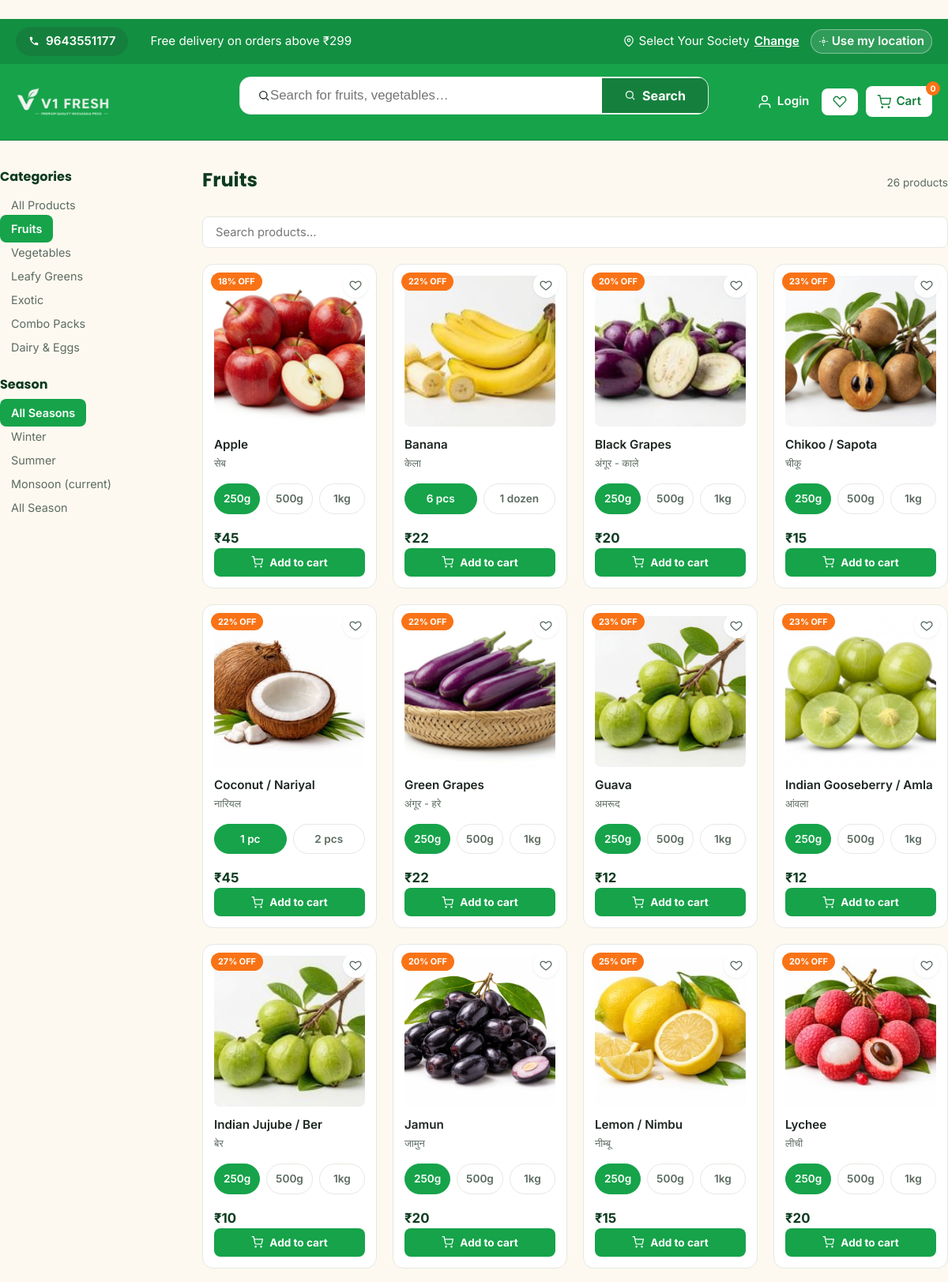
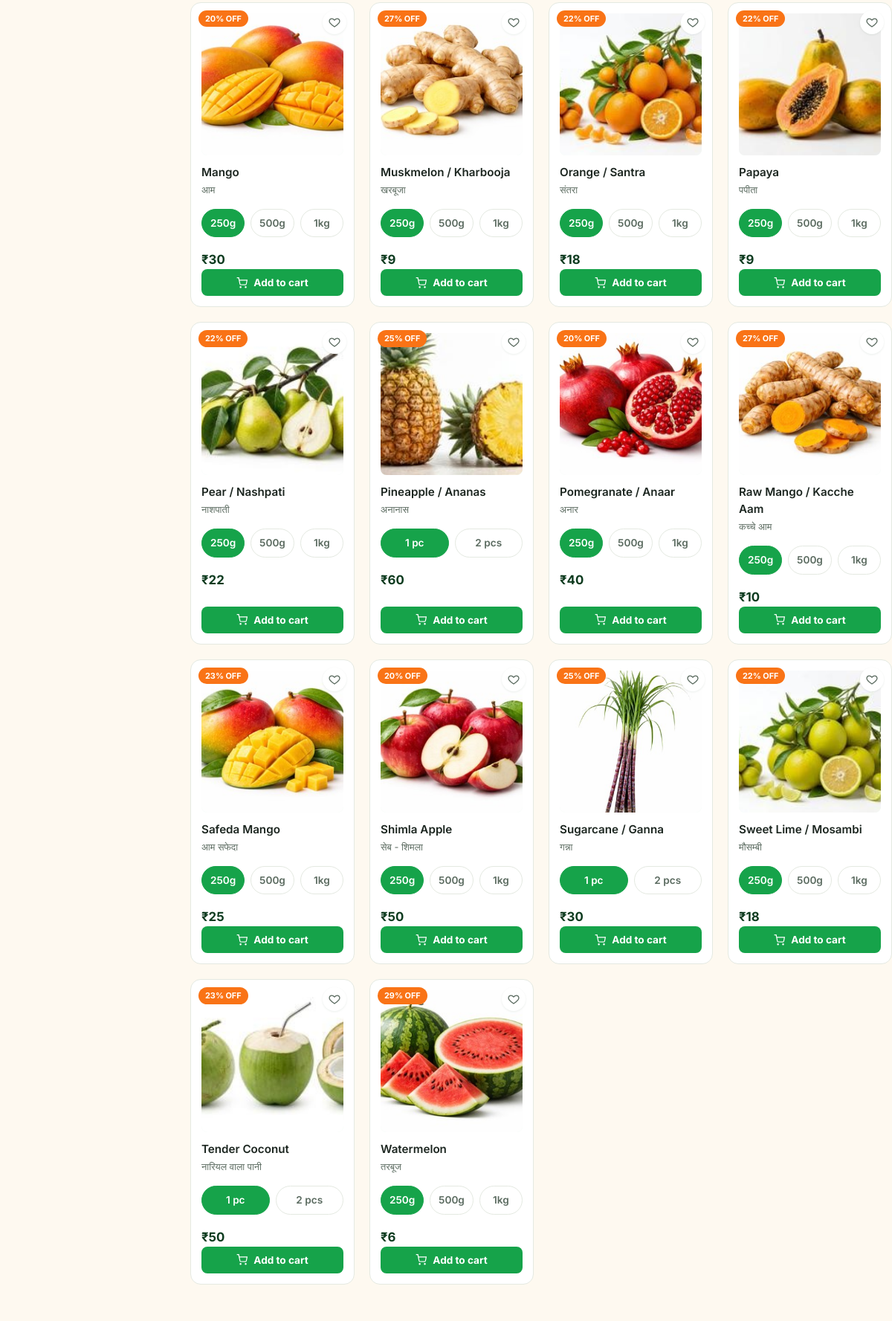
Page /products/?category=fruits (upper part) on the committed database (2 pictures, top to bottom).
### models.py (models this page shows, shortened)
class Category(db.Model):
    __tablename__ = "categories"
    id = db.Column(db.Integer, primary_key=True)
    name = db.Column(db.String(80), nullable=False)
    slug = db.Column(db.String(80), unique=True, nullable=False)
    image = db.Column(db.String(255), nullable=False, default="")
    sort_order = db.Column(db.Integer, default=0)
    products = db.relationship("Product", backref="category", lazy=True)

class Product(db.Model):
    __tablename__ = "products"
    id = db.Column(db.Integer, primary_key=True)
    name = db.Column(db.String(120), nullable=False)
    slug = db.Column(db.String(120), unique=True, nullable=False)
    category_id = db.Column(db.Integer, db.ForeignKey("categories.id"), nullable=False)
    price = db.Column(db.Float, nullable=False)           # current selling price
    mrp = db.Column(db.Float, nullable=True)               # original/strike-through price
    unit = db.Column(db.String(30), nullable=False, default="kg")  # kg, dozen, piece, bunch, gram
    image = db.Column(db.String(255), nullable=False, default="")
    description = db.Column(db.Text, nullable=True)
    stock = db.Column(db.Integer, nullable=False, default=100)
    is_featured = db.Column(db.Boolean, default=False)
    is_organic = db.Column(db.Boolean, default=False)
    season = db.Column(db.String(20), nullable=False, default="all-season")  # winter, summer, monsoon, all-season
    rating = db.Column(db.Float, default=4.5)
    created_at = db.Column(db.DateTime, default=datetime.utcnow)
    @property
    def discount_percent(self):
        if self.mrp and self.mrp > self.price:
            return round(((self.mrp - self.price) / self.mrp) * 100)
        return 0
    @property
    def in_stock(self):
        return self.stock > 0

### routes/products.py (the view)
@products_bp.route("/")
def listing():
    category_slug = request.args.get("category")
    search_query = request.args.get("q", "").strip()
    season_filter = request.args.get("season")
    query = Product.query
    active_category = None
    if category_slug:
        active_category = Category.query.filter_by(slug=category_slug).first()
        if active_category:
            query = query.filter_by(category_id=active_category.id)
    if search_query:
        query = query.filter(Product.name.ilike(f"%{search_query}%"))
    if season_filter and season_filter != "all":
        query = query.filter_by(season=season_filter)
    products = query.order_by(Product.name).all()
    categories = Category.query.order_by(Category.sort_order).all()
    return render_template(
        "products/listing.html",
        products=products,
        categories=categories,
        active_category=active_category,
        active_season=season_filter,
        current_season=current_season(),
    )

### models.py (called while the page is built)
def weight_options_for(unit, detail=False):
    if detail and unit in DETAIL_WEIGHT_OPTIONS:
        return DETAIL_WEIGHT_OPTIONS[unit]
    return WEIGHT_OPTIONS.get(unit, [(unit, 1.0)])

def current_season():
    month = datetime.utcnow().month
    if month in (11, 12, 1, 2):
        return "winter"
    elif month in (3, 4, 5, 6):
        return "summer"
    else:
        return "monsoon"

### templates/products/listing.html (shortened to what this page needs)
﻿{% extends "base.html" %}
{% block content %}
<section class="listing-page container">
    <div class="listing-layout">
        <aside class="listing-sidebar">
            <h3>Categories</h3>
            <ul class="sidebar-cat-list">
                <li><a href="{{ url_for('products.listing') }}" class="{{ 'active' if not active_category else '' }}">All Products</a></li>
                {% for cat in categories %}
                <li><a href="{{ url_for('products.listing', category=cat.slug) }}" class="{{ 'active' if active_category and active_category.id == cat.id else '' }}">{{ cat.name }}</a></li>
                {% endfor %}
            </ul>
            <h3 class="season-filter-heading">Season</h3>
            <ul class="sidebar-cat-list">
                <li><a href="{{ url_for('products.listing', category=active_category.slug if active_category else None) }}" class="{{ 'active' if not active_season else '' }}">All Seasons</a></li>
                {% for s in ["winter", "summer", "monsoon", "all-season"] %}
                <li>
                    <a href="{{ url_for('products.listing', category=active_category.slug if active_category else None, season=s) }}" class="{{ 'active' if active_season == s else '' }}">
                        {{ s.replace('-', ' ')|title }}{{ " (current)" if s == current_season else "" }}
                    </a>
                </li>
                {% endfor %}
            </ul>
        </aside>
        <div class="listing-main">
            <div class="listing-header">
                <h1>{{ active_category.name if active_category else "All Products" }}</h1>
                <span class="result-count" id="resultCount">{{ products|length }} products</span>
            </div>
            <div class="listing-search-wrap">
                <input
                    type="text"
                    id="liveSearch"
                    placeholder="Search products..."
                    value="{{ request.args.get('q', '') }}"
                    autocomplete="off"
                >
            </div>
            {% if products %}
            <div class="product-grid" id="productGrid">
                {% for product in products %}
                <div class="product-card-wrapper" data-name="{{ product.name | lower }}">
                    {% include "partials/_product_card.html" %}
                </div>
                {% endfor %}
            </div>
            {% else %}
            <div class="empty-state">
                <p class="empty-state-icon">&#x1F966;</p>
                <p>No products found{% if request.args.get('q') %} for "{{ request.args.get('q') }}"{% endif %}.</p>
                <a href="{{ url_for('products.listing') }}" class="btn btn-ghost">Browse all products</a>
            </div>
            {% endif %}
        </div>
    </div>
</section>
{% endblock %}

### templates/partials/_product_card.html
<div class="product-card" data-product-id="{{ product.id }}">
    {% if product.is_organic %}
    <span class="badge badge-organic">Organic</span>
    {% elif product.discount_percent > 0 %}
    <span class="badge badge-discount">{{ product.discount_percent }}% OFF</span>
    {% endif %}
    <button class="card-wishlist" type="button" data-action="wishlist" aria-label="Add to wishlist">
        <svg viewBox="0 0 24 24" width="16" height="16" fill="none" stroke="currentColor" stroke-width="2">
            <path d="M12 21s-6.7-4.35-9.3-8.1C.8 10 1.4 6.4 4.6 5 7 4 9.6 4.9 12 7.6 14.4 4.9 17 4 19.4 5c3.2 1.4 3.8 5 1.9 7.9C18.7 16.65 12 21 12 21z"/>
        </svg>
    </button>
    <a href="{{ url_for('products.detail', slug=product.slug) }}" class="product-card-img">
        <img src="{{ product.image }}" alt="{{ product.name }}" loading="lazy">
    </a>
    <div class="product-card-body">
        {% set base_name = product.name.split('(')[0].strip() %}
        {% set hindi_name = product.name.split('(')[1].rstrip(')') if '(' in product.name else '' %}
        <a href="{{ url_for('products.detail', slug=product.slug) }}" class="product-card-name">{{ base_name }}</a>
        {% if hindi_name %}<span class="product-card-name-hindi">{{ hindi_name }}</span>{% endif %}
        {% set chips = weight_options_for(product.unit) %}
        {% set default_fraction = chips[0][1] %}
        <div class="weight-chip-row" data-base-price="{{ product.price }}">
            {% for label, fraction in chips %}
            <span class="weight-chip{{ ' is-selected' if loop.first else '' }}" data-action="chip" data-label="{{ label }}" data-fraction="{{ fraction }}">{{ label }}</span>
            {% endfor %}
        </div>
        <div class="product-card-price-row">
            <span class="price">₹{{ "%.0f"|format(product.price * default_fraction) }}</span>
        </div>
        {% if product.in_stock %}
        <button class="btn-add-cart-full" data-product-id="{{ product.id }}" data-action="add">
            <svg viewBox="0 0 24 24" width="15" height="15" fill="none" stroke="currentColor" stroke-width="2">
                <circle cx="9" cy="21" r="1"/><circle cx="20" cy="21" r="1"/>
                <path d="M1 1h4l2.7 13.4a2 2 0 0 0 2 1.6h9.7a2 2 0 0 0 2-1.6L23 6H6"/>
            </svg>
            Add to cart
        </button>
        {% else %}
        <button class="btn-add-cart-full" disabled>Out of Stock</button>
        {% endif %}
    </div>
</div>

### rows in the picture
Category: name "Fruits"
Category: name "Vegetables"
Category: name "Leafy Greens"
Category: name "Exotic"
Category: name "Combo Packs"
Category: name "Dairy & Eggs"
Product: discount_percent "18", image (picture), base_name "Apple", hindi_name "सेब", chips "250g" "500g" "1kg", product.price*default_fraction "45"
Product: discount_percent "22", image (picture), base_name "Banana", hindi_name "केला", chips "6 pcs" "1 dozen", product.price*default_fraction "22"
Product: discount_percent "20", image (picture), base_name "Black Grapes", hindi_name "अंगूर - काले", chips "250g" "500g" "1kg", product.price*default_fraction "20"
Product: discount_percent "23", image (picture), base_name "Chikoo / Sapota", hindi_name "चीकू", chips "250g" "500g" "1kg", product.price*default_fraction "15"
Product: discount_percent "22", image (picture), base_name "Coconut / Nariyal", hindi_name "नारियल", chips "1 pc" "2 pcs", product.price*default_fraction "45"
Product: discount_percent "22", image (picture), base_name "Green Grapes", hindi_name "अंगूर - हरे", chips "250g" "500g" "1kg", product.price*default_fraction "22"
Product: discount_percent "23", image (picture), base_name "Guava", hindi_name "अमरूद", chips "250g" "500g" "1kg", product.price*default_fraction "12"
Product: discount_percent "23", image (picture), base_name "Indian Gooseberry / Amla", hindi_name "आंवला", chips "250g" "500g" "1kg", product.price*default_fraction "12"
Product: discount_percent "27", image (picture), base_name "Indian Jujube / Ber", hindi_name "बेर", chips "250g" "500g" "1kg", product.price*default_fraction "10"
Product: discount_percent "20", image (picture), base_name "Jamun", hindi_name "जामुन", chips "250g" "500g" "1kg", product.price*default_fraction "20"
Product: discount_percent "25", image (picture), base_name "Lemon / Nimbu", hindi_name "नीम्बू", chips "250g" "500g" "1kg", product.price*default_fraction "15"
Product: discount_percent "20", image (picture), base_name "Lychee", hindi_name "लीची", chips "250g" "500g" "1kg", product.price*default_fraction "20"
Product: discount_percent "20", image (picture), base_name "Mango", hindi_name "आम", chips "250g" "500g" "1kg", product.price*default_fraction "30"
Product: discount_percent "27", image (picture), base_name "Muskmelon / Kharbooja", hindi_name "खरबूजा", chips "250g" "500g" "1kg", product.price*default_fraction "9"
Product: discount_percent "22", image (picture), base_name "Orange / Santra", hindi_name "संतरा", chips "250g" "500g" "1kg", product.price*default_fraction "18"
Product: discount_percent "22", image (picture), base_name "Papaya", hindi_name "पपीता", chips "250g" "500g" "1kg", product.price*default_fraction "9"
Product: discount_percent "22", image (picture), base_name "Pear / Nashpati", hindi_name "नाशपाती", chips "250g" "500g" "1kg", product.price*default_fraction "22"
Product: discount_percent "25", image (picture), base_name "Pineapple / Ananas", hindi_name "अनानास", chips "1 pc" "2 pcs", product.price*default_fraction "60"
Product: discount_percent "20", image (picture), base_name "Pomegranate / Anaar", hindi_name "अनार", chips "250g" "500g" "1kg", product.price*default_fraction "40"
Product: discount_percent "27", image (picture), base_name "Raw Mango / Kacche Aam", hindi_name "कच्चे आम", chips "250g" "500g" "1kg", product.price*default_fraction "10"
Product: discount_percent "23", image (picture), base_name "Safeda Mango", hindi_name "आम सफेदा", chips "250g" "500g" "1kg", product.price*default_fraction "25"
Product: discount_percent "20", image (picture), base_name "Shimla Apple", hindi_name "सेब - शिमला", chips "250g" "500g" "1kg", product.price*default_fraction "50"
Product: discount_percent "25", image (picture), base_name "Sugarcane / Ganna", hindi_name "गन्ना", chips "1 pc" "2 pcs", product.price*default_fraction "30"
Product: discount_percent "22", image (picture), base_name "Sweet Lime / Mosambi", hindi_name "मौसम्बी", chips "250g" "500g" "1kg", product.price*default_fraction "18"
Product: discount_percent "23", image (picture), base_name "Tender Coconut", hindi_name "नारियल वाला पानी", chips "1 pc" "2 pcs", product.price*default_fraction "50"
Product: discount_percent "29", image (picture), base_name "Watermelon", hindi_name "तरबूज", chips "250g" "500g" "1kg", product.price*default_fraction "6"

### other values in the picture
{{ free_delivery_threshold }} "299"
{{ cart_count if cart_count else 0 }} "0"
{{ s.replace('-', ' ')|title }} "Winter" "Summer" "Monsoon" "All Season"
{{ " (current)" if s == current_season else "" }} "(current)"
{{ products|length }} "26"
